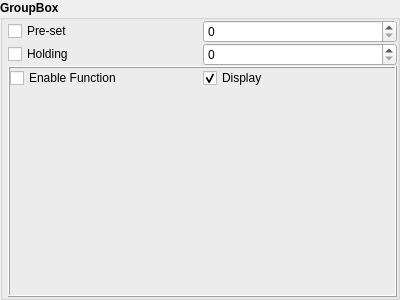
<?xml version="1.0" encoding="UTF-8"?>
<ui version="4.0">
 <class>Form</class>
 <widget class="QWidget" name="Form">
  <property name="geometry">
   <rect>
    <x>0</x>
    <y>0</y>
    <width>400</width>
    <height>300</height>
   </rect>
  </property>
  <property name="windowTitle">
   <string>Form</string>
  </property>
  <layout class="QVBoxLayout" name="verticalLayout_3">
   <property name="spacing">
    <number>0</number>
   </property>
   <property name="margin">
    <number>0</number>
   </property>
   <item>
    <widget class="GroupBox" name="groupBox">
     <property name="font">
      <font>
       <weight>75</weight>
       <bold>true</bold>
      </font>
     </property>
     <property name="title">
      <string>GroupBox</string>
     </property>
     <property name="checkable">
      <bool>false</bool>
     </property>
     <layout class="QVBoxLayout" name="verticalLayout_2">
      <property name="spacing">
       <number>0</number>
      </property>
      <property name="leftMargin">
       <number>5</number>
      </property>
      <property name="topMargin">
       <number>0</number>
      </property>
      <property name="rightMargin">
       <number>0</number>
      </property>
      <property name="bottomMargin">
       <number>0</number>
      </property>
      <item>
       <layout class="QGridLayout" name="gridLayout">
        <property name="spacing">
         <number>0</number>
        </property>
        <item row="0" column="0">
         <widget class="QCheckBox" name="preSetCheck">
          <property name="font">
           <font>
            <weight>50</weight>
            <bold>false</bold>
           </font>
          </property>
          <property name="text">
           <string>Pre-set</string>
          </property>
         </widget>
        </item>
        <item row="1" column="0">
         <widget class="QCheckBox" name="holdingCheck">
          <property name="font">
           <font>
            <weight>50</weight>
            <bold>false</bold>
           </font>
          </property>
          <property name="text">
           <string>Holding</string>
          </property>
         </widget>
        </item>
        <item row="0" column="1">
         <widget class="QSpinBox" name="preSetSpin">
          <property name="font">
           <font>
            <weight>50</weight>
            <bold>false</bold>
           </font>
          </property>
          <property name="maximum">
           <number>1</number>
          </property>
         </widget>
        </item>
        <item row="1" column="1">
         <widget class="QSpinBox" name="holdingSpin">
          <property name="font">
           <font>
            <weight>50</weight>
            <bold>false</bold>
           </font>
          </property>
          <property name="maximum">
           <number>1</number>
          </property>
         </widget>
        </item>
       </layout>
      </item>
      <item>
       <widget class="QFrame" name="frame">
        <property name="frameShape">
         <enum>QFrame::Box</enum>
        </property>
        <property name="frameShadow">
         <enum>QFrame::Raised</enum>
        </property>
        <layout class="QVBoxLayout" name="verticalLayout">
         <property name="spacing">
          <number>0</number>
         </property>
         <property name="margin">
          <number>0</number>
         </property>
         <item>
          <layout class="QHBoxLayout" name="horizontalLayout">
           <item>
            <widget class="QCheckBox" name="functionCheck">
             <property name="font">
              <font>
               <weight>50</weight>
               <bold>false</bold>
              </font>
             </property>
             <property name="text">
              <string>Enable Function</string>
             </property>
            </widget>
           </item>
           <item>
            <widget class="QCheckBox" name="displayCheck">
             <property name="font">
              <font>
               <weight>50</weight>
               <bold>false</bold>
              </font>
             </property>
             <property name="text">
              <string>Display</string>
             </property>
             <property name="checked">
              <bool>true</bool>
             </property>
            </widget>
           </item>
          </layout>
         </item>
         <item>
          <widget class="StimGenerator" name="waveGeneratorWidget" native="true">
           <property name="sizePolicy">
            <sizepolicy hsizetype="Preferred" vsizetype="Expanding">
             <horstretch>0</horstretch>
             <verstretch>0</verstretch>
            </sizepolicy>
           </property>
           <property name="font">
            <font>
             <weight>50</weight>
             <bold>false</bold>
            </font>
           </property>
          </widget>
         </item>
        </layout>
       </widget>
      </item>
     </layout>
    </widget>
   </item>
  </layout>
 </widget>
 <customwidgets>
  <customwidget>
   <class>StimGenerator</class>
   <extends>QWidget</extends>
   <header>acq4.util.generator.StimGenerator</header>
   <container>1</container>
  </customwidget>
  <customwidget>
   <class>GroupBox</class>
   <extends>QGroupBox</extends>
   <header>acq4.pyqtgraph</header>
   <container>1</container>
  </customwidget>
 </customwidgets>
 <resources/>
 <connections/>
</ui>
